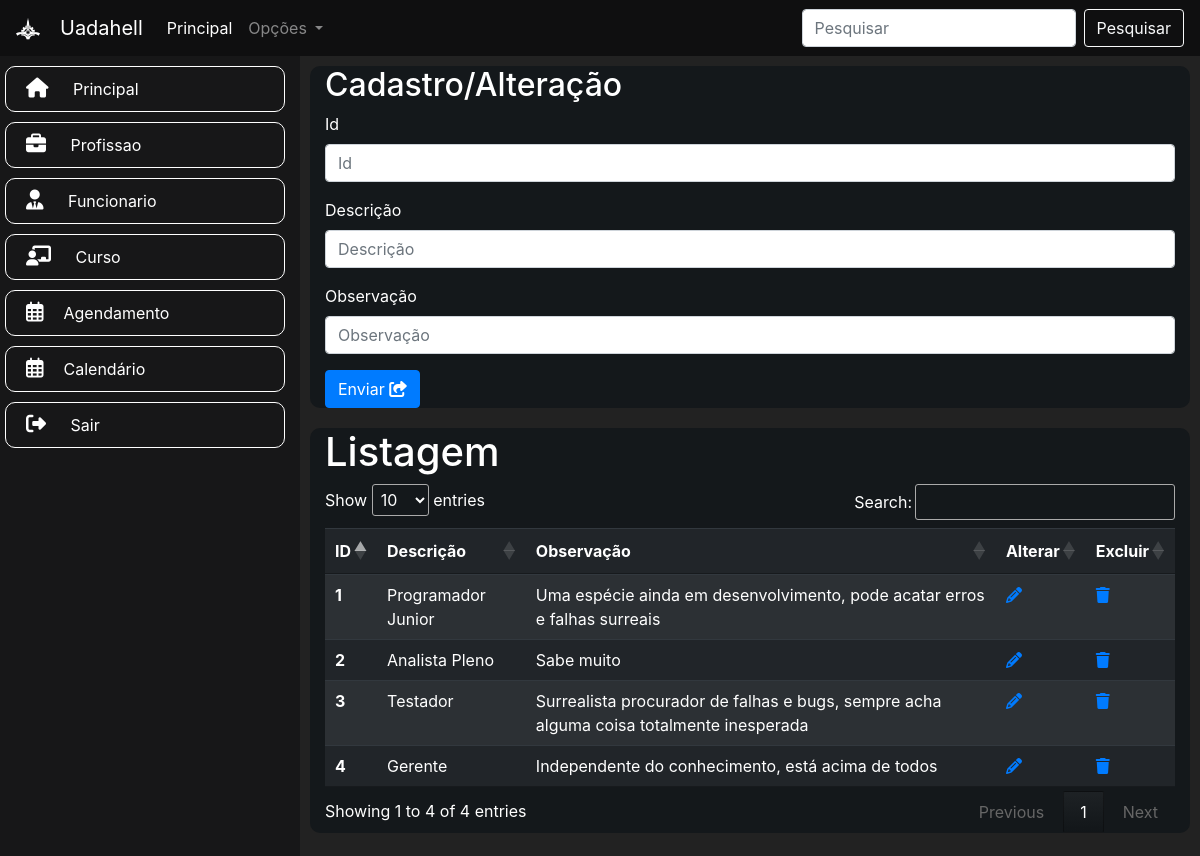
/funcao.php (signed in), run on the app's committed database.
### tables this page shows
CREATE TABLE funcao(
	id INT PRIMARY KEY NOT NULL AUTO_INCREMENT,
    descricao VARCHAR(45),
    obs TEXT
);

### funcao.php (the view, shortened to what this page needs)
<?php
include 'conexao.php';
$destino = "./funcao/inserir.php";
?>
<!DOCTYPE html>
<html lang="pt-br">
<head>
    <link rel="stylesheet" href="resources\style.css">
    <link rel="stylesheet" href="https://cdnjs.cloudflare.com/ajax/libs/animate.css/4.1.1/animate.min.css" />
    <link rel="stylesheet" href="https://cdnjs.cloudflare.com/ajax/libs/font-awesome/6.4.2/css/all.min.css"
 />
    <link rel="stylesheet" href="https://stackpath.bootstrapcdn.com/bootstrap/4.1.3/css/bootstrap.min.css"
>
    <link rel="stylesheet" href="https://cdn.datatables.net/1.13.6/css/jquery.dataTables.css">
</head>
<body style="background-color: #222222">
    <?php include('nav.php'); ?>
    <div class="container-fluid">
        <div class="row">
            <div class="col-md-3 menu animate__animated animate__fadeInLeft">
                <?php include 'menu.php'; ?>
            </div>
            <div class="col-md-9">
                <div class="row">
                    <div class="col-md cartao">
                        <h2>Cadastro/Alteração</h2>
                        <form action="<?= $destino; ?>" method="POST">
                            <div class="form-group">
                                <label>Id</label>
                                <input name="id" value="<?php echo isset($funcaos) ? $funcaos['id'] : '' ?>" type="text"
                                    class="form-control" placeholder="Id">
                            </div>
                            <div class="form-group">
                                <label>Descrição</label>
                                <input name="descricao" value="<?php echo isset($funcaos) ? $funcaos['descricao'] : '' ?>"
                                    type="text" class="form-control" placeholder="Descrição">
                            </div>
                            <div class="form-group">
                                <label>Observação</label>
                                <input name="obs" value="<?php echo isset($funcaos) ? $funcaos['obs'] : '' ?>"
                                    type="text" class="form-control" placeholder="Observação">
                            </div>
                            <button type="submit" class="btn btn-primary">Enviar <i class="fa-solid fa-share-from-square"></i></button>
                        </form>
                    </div>
                    <div class="col-md cartao">
                        <h1>Listagem</h1>
                        <table class="table table-striped table-dark" id="tabela">
                            <thead>
                                <tr>
                                    <th scope="col">ID</th>
                                    <th scope="col">Descrição</th>
                                    <th scope="col">Observação</th>
                                    <th scope="col">Alterar</th>
                                    <th scope="col">Excluir</th>
                                </tr>
                            </thead>
                            <tbody>
                                <?php
                                $sql = "SELECT * FROM funcao";
                                $resultado = mysqli_query($conexao, $sql);
                                while ($coluna = mysqli_fetch_array($resultado)) {
                                    ?>
                                    <tr>
                                        <th scope="row">
                                            <?php echo $coluna['id']; ?>
                                        </th>
                                        <td>
                                            <?php echo $coluna['descricao']; ?>
                                        </td>
                                        <td>
                                            <?php echo $coluna['obs']; ?>
                                        </td>
                                        <td> <a href="funcao.php?alteracao=<?= $coluna['id'] ?>"> <i class="fa-solid fa-pencil"></i> </a> </td>
                                        <td><a href="<?php echo "./funcao/excluir.php?id=" . $coluna['id']; ?>"><i class="fa-solid fa-trash"></i></a>
                                        </td>
                                    <?php } ?>
                                </tr>
                            </tbody>
                        </table>
                    </div>
                </div>
            </div>
        </div>
    </div>
</body>
</body>
</html>

### resources/style.css (style rules this page uses)
.menu { min-width: 250px; height: 100vh; background-color: #171718; color: white; list-style: none; }
.cartao { background-color: rgb(20, 24, 27); color: #ffff; margin: 10px; border-radius: 10px; }

### data on the page
funcao: id "1", descricao "Programador Junior", obs "Uma espécie ainda em desenvolvimento, pode acatar erros e falhas surreais"
funcao: id "2", descricao "Analista Pleno", obs "Sabe muito"
funcao: id "3", descricao "Testador", obs "Surrealista procurador de falhas e bugs, sempre acha alguma coisa totalmente inesperada"
funcao: id "4", descricao "Gerente", obs "Independente do conhecimento, está acima de todos"
